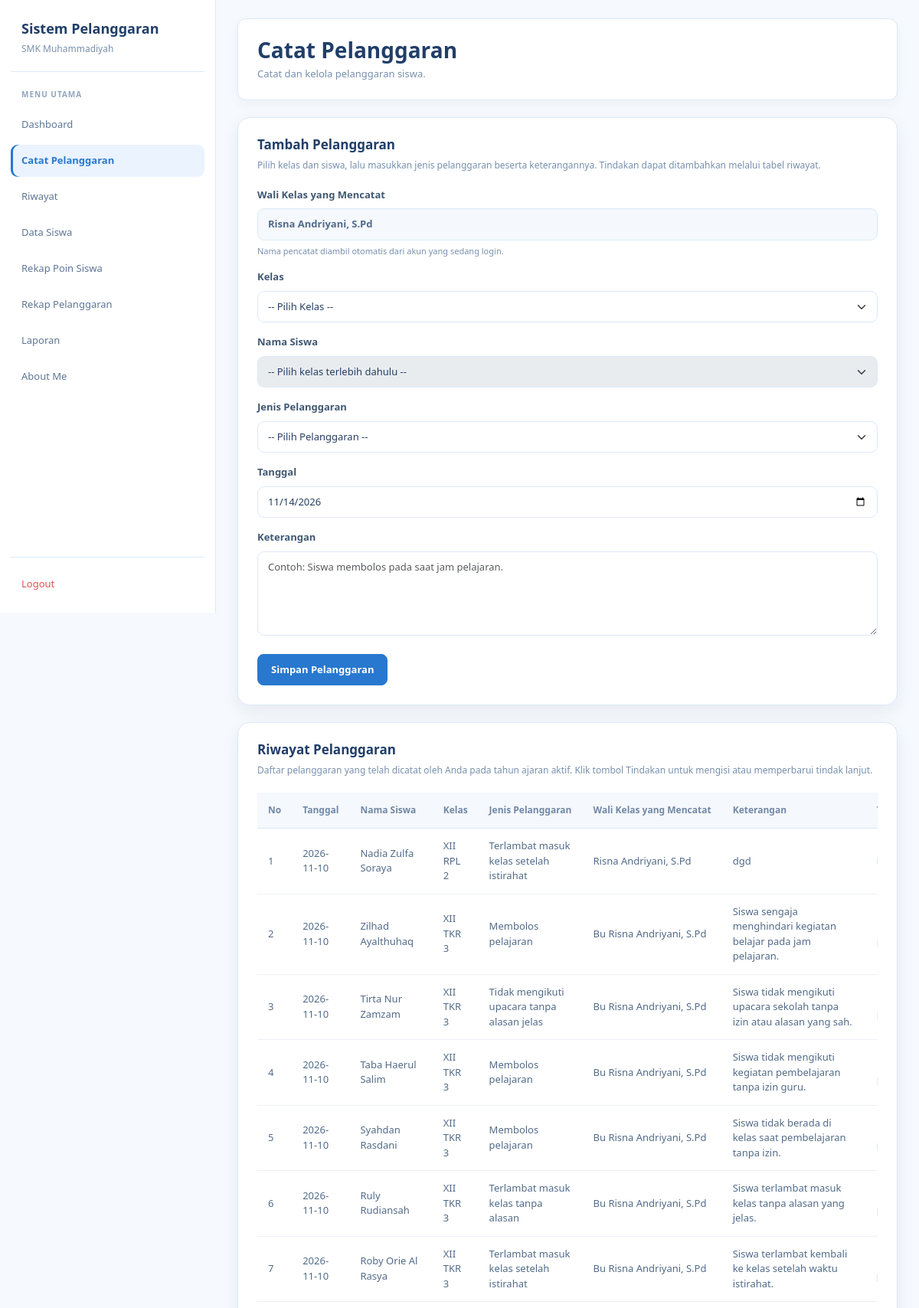
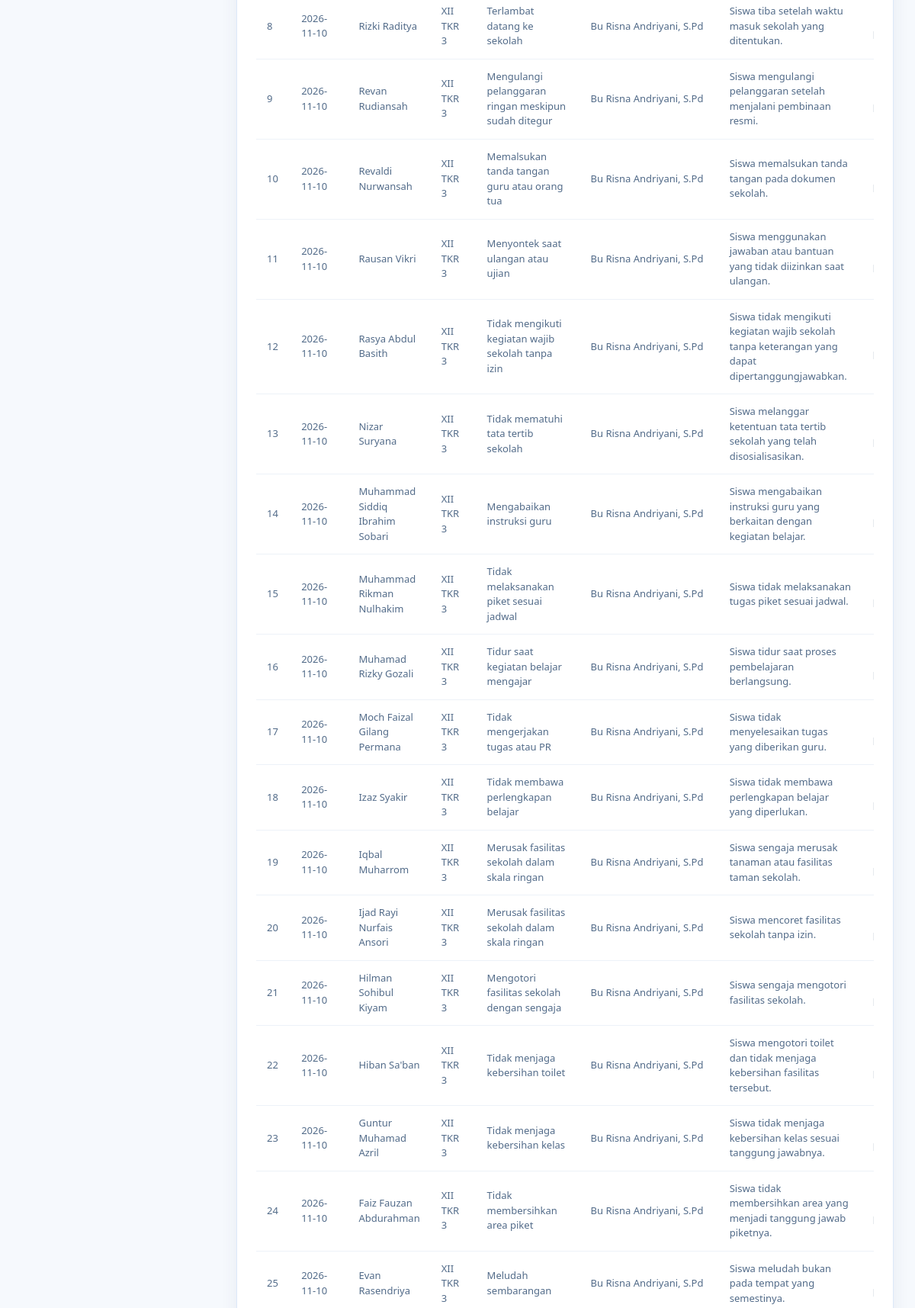
Page /walikelas/catat_pelanggaran.php (signed in, upper part) on the committed database (2 pictures, top to bottom).
### tables this page shows
CREATE TABLE `t_guru` (
  `id` int(11) NOT NULL,
  `nip` varchar(30) NOT NULL,
  `nama` varchar(150) NOT NULL,
  `email` varchar(150) NOT NULL,
  `status_aktif` tinyint(1) NOT NULL,
  `user_id` int(11) DEFAULT NULL,
  `created_at` timestamp NULL DEFAULT current_timestamp(),
  `updated_at` timestamp NULL DEFAULT current_timestamp()
);

CREATE TABLE `t_tahun_ajaran` (
  `id` int(11) NOT NULL,
  `nama` varchar(20) NOT NULL,
  `tanggal_mulai` date DEFAULT NULL,
  `tanggal_selesai` date DEFAULT NULL,
  `status_aktif` tinyint(1) DEFAULT NULL,
  `created_at` timestamp NULL DEFAULT current_timestamp(),
  `update_at` timestamp NULL DEFAULT current_timestamp()
);

CREATE TABLE `t_pelanggaran_siswa` (
  `id` int(11) NOT NULL,
  `tahun_ajaran_id` int(11) NOT NULL,
  `siswa_id` int(11) NOT NULL,
  `nama_siswa` varchar(150) NOT NULL,
  `pelanggaran_id` int(11) NOT NULL,
  `nama_pelanggaran` varchar(150) NOT NULL,
  `pelanggaran_kategori_id` int(11) NOT NULL,
  `guru_id` int(11) NOT NULL,
  `nama_guru` varchar(150) NOT NULL,
  `tanggal` date NOT NULL,
  `keterangan` text NOT NULL,
  `poin` int(11) NOT NULL,
  `tindakan` text NOT NULL,
  `status` varchar(30) NOT NULL,
  `created_at` timestamp NOT NULL DEFAULT current_timestamp(),
  `updated_at` timestamp NOT NULL DEFAULT current_timestamp(),
  `kelas_id` int(11) NOT NULL,
  `nama_kelas` varchar(100) NOT NULL
);

CREATE TABLE `t_kelas` (
  `id` int(11) NOT NULL,
  `nama` varchar(100) NOT NULL,
  `tingkat` varchar(20) NOT NULL,
  `jurusan` varchar(100) NOT NULL,
  `status_aktif` tinyint(1) DEFAULT NULL,
  `created_at` timestamp NULL DEFAULT current_timestamp(),
  `update_at` timestamp NULL DEFAULT current_timestamp()
);

### walikelas/catat_pelanggaran.php (the view, shortened to what this page needs)
<?php
include __DIR__ . "/../config/koneksi.php";
$user_id = (int)($_SESSION['user_id'] ?? 0);
$nama_login = $_SESSION['nama'] ?? 'Wali Kelas';
function e($value): string
{
    return htmlspecialchars((string)($value ?? ''), ENT_QUOTES, 'UTF-8');
}
function labelKelas($nama, $tingkat, $jurusan): string
{
    $nama = trim((string)$nama);
    $tingkat = trim((string)$tingkat);
    $jurusan = trim((string)$jurusan);
    if (
        $nama !== '' &&
        stripos($nama, $tingkat) !== false &&
        stripos($nama, $jurusan) !== false
    ) {
        return $nama;
    }
    return trim("$tingkat $jurusan $nama");
}
$data_guru = null;
if ($user_id > 0) {
    $stmt = mysqli_prepare(
        $koneksi,
        "SELECT id, nama
         FROM t_guru
         WHERE user_id = ?
         LIMIT 1"
    );
    if ($stmt) {
        mysqli_stmt_bind_param($stmt, "i", $user_id);
        mysqli_stmt_execute($stmt);
        $data_guru = mysqli_fetch_assoc(mysqli_stmt_get_result($stmt));
    }
}
$guru_id = (int)($data_guru['id'] ?? 0);
$nama_guru = $data_guru['nama'] ?? $nama_login;
$query_tahun = mysqli_query(
    $koneksi,
    "SELECT id
     FROM t_tahun_ajaran
     WHERE status_aktif = 1
     ORDER BY id DESC
     LIMIT 1"
);
$data_tahun = $query_tahun
    ? mysqli_fetch_assoc($query_tahun)
    : null;
$tahun_ajaran_id = (int)($data_tahun['id'] ?? 0);
$daftar_kelas = [];
if ($tahun_ajaran_id > 0) {
    $query_kelas = mysqli_query(
        $koneksi,
        "SELECT id, nama, tingkat, jurusan
         FROM t_kelas
         WHERE status_aktif = 1
         ORDER BY
            FIELD(tingkat, 'X', 'XI', 'XII'),
            jurusan ASC,
            nama ASC"
    );
    if ($query_kelas) {
        while ($row = mysqli_fetch_assoc($query_kelas)) {
            $daftar_kelas[] = $row;
        }
    }
}
$daftar_siswa = [];
if ($tahun_ajaran_id > 0) {
    $stmt = mysqli_prepare(
        $koneksi,
        "SELECT DISTINCT
            s.id,
            s.nis,
            s.nama,
            ks.kelas_id
         FROM t_siswa s
         INNER JOIN t_kelas_siswa ks
            ON ks.siswa_id = s.id
         INNER JOIN t_kelas k
            ON k.id = ks.kelas_id
         WHERE ks.tahun_ajaran_id = ?
           AND ks.status_aktif = 1
           AND ks.tanggal_mulai <= CURDATE()
           AND (
                ks.tanggal_selesai IS NULL
                OR ks.tanggal_selesai >= CURDATE()
           )
           AND s.status_aktif = 1
           AND k.status_aktif = 1
         ORDER BY s.nama ASC, ks.kelas_id ASC"
    );
    if ($stmt) {
        mysqli_stmt_bind_param($stmt, "i", $tahun_ajaran_id);
        mysqli_stmt_execute($stmt);
        $result = mysqli_stmt_get_result($stmt);
        while ($row = mysqli_fetch_assoc($result)) {
            $daftar_siswa[] = $row;
        }
    }
}
$daftar_riwayat = [];
if ($guru_id > 0 && $tahun_ajaran_id > 0) {
    $stmt = mysqli_prepare(
        $koneksi,
        "SELECT
            ps.*,
            k.nama AS nama_kelas_asli,
            k.tingkat,
            k.jurusan
         FROM t_pelanggaran_siswa ps
         LEFT JOIN t_kelas k
            ON k.id = ps.kelas_id
         WHERE ps.guru_id = ?
           AND ps.tahun_ajaran_id = ?
         ORDER BY ps.id DESC"
    );
    if ($stmt) {
        mysqli_stmt_bind_param(
            $stmt,
            "ii",
            $guru_id,
            $tahun_ajaran_id
        );
        mysqli_stmt_execute($stmt);
        $result = mysqli_stmt_get_result($stmt);
        while ($row = mysqli_fetch_assoc($result)) {
            $daftar_riwayat[] = $row;
        }
    }
}
?>
<!DOCTYPE html>
<html lang="id">
<head>
    <link href="https://cdn.jsdelivr.net/npm/bootstrap@5.3.8/dist/css/bootstrap.min.css" rel="stylesheet">
    <link href="https://cdn.datatables.net/2.3.4/css/dataTables.bootstrap5.min.css" rel="stylesheet">
</head>
<body>
<aside class="sidebar">
    <div class="brand">
        <div class="brand-title">Sistem Pelanggaran</div>
        <div class="brand-subtitle">SMK Muhammadiyah</div>
    </div>
    <div class="menu-title">Menu Utama</div>
    <nav class="menu">
        <a href="../dashboard.php" class="menu-link">
            Dashboard
        </a>
        <a href="catat_pelanggaran.php"
           class="menu-link active"
           aria-current="page">
            Catat Pelanggaran
        </a>
        <a href="riwayat.php" class="menu-link">
            Riwayat
        </a>
        <a href="data_siswa.php" class="menu-link">
            Data Siswa
        </a>
        <a href="rekap_poin.php" class="menu-link">
            Rekap Poin Siswa
        </a>
        <a href="rekap_pelanggaran.php" class="menu-link">
            Rekap Pelanggaran
        </a>
        <a href="cetak_rekap.php" class="menu-link">
            Laporan
        </a>
        <a href="../about.php" class="menu-link">
            About Me
        </a>
    </nav>
    <div class="logout">
        <a href="../logout.php" class="menu-link">
            Logout
        </a>
    </div>
</aside>
<main class="main">
    <div class="page-head">
        <h3>Catat Pelanggaran</h3>
        <p>Catat dan kelola pelanggaran siswa.</p>
    </div>
    <section class="panel">
        <div class="panel-header">
            <h4>Tambah Pelanggaran</h4>
            <p>
                Pilih kelas dan siswa, lalu masukkan jenis pelanggaran beserta keterangannya.
                Tindakan dapat ditambahkan melalui tabel riwayat.
            </p>
        </div>
        <form method="POST" action="catat_pelanggaran.php">
            <div class="mb-3">
                <label for="nama_guru" class="form-label">
                    Wali Kelas yang Mencatat
                </label>
                <input
                    type="text"
                    id="nama_guru"
                    class="form-control"
                    value="<?= e($nama_guru) ?>"
                    readonly
                >
                <div class="form-text">
                    Nama pencatat diambil otomatis dari akun yang sedang login.
                </div>
            </div>
            <div class="mb-3">
                <label for="kelas_id" class="form-label">Kelas</label>
                <select
                    id="kelas_id"
                    name="kelas_id"
                    class="form-select"
                    required
                    <?= (
                        count($daftar_kelas) === 0 ||
                        $guru_id <= 0 ||
                        $tahun_ajaran_id <= 0
                    ) ? 'disabled' : '' ?>
                >
                    <option value="">-- Pilih Kelas --</option>
                </select>
            </div>
            <div class="mb-3">
                <label for="siswa_id" class="form-label">Nama Siswa</label>
                <select
                    id="siswa_id"
                    name="siswa_id"
                    class="form-select"
                    required
                    disabled
                >
                    <option value="">-- Pilih kelas terlebih dahulu --</option>
                </select>
            </div>
            <div class="mb-3">
                <label for="pelanggaran_id" class="form-label">
                    Jenis Pelanggaran
                </label>
                <select
                    id="pelanggaran_id"
                    name="pelanggaran_id"
                    class="form-select"
                    required
                >
                    <option value="">-- Pilih Pelanggaran --</option>
                </select>
            </div>
            <div class="mb-3">
                <label for="tanggal" class="form-label">Tanggal</label>
                <input
                    type="date"
                    id="tanggal"
                    name="tanggal"
                    class="form-control"
                    value="<?= e($_POST['tanggal'] ?? date('Y-m-d')) ?>"
                    required
                >
            </div>
            <div class="mb-4">
                <label for="keterangan" class="form-label">Keterangan</label>
                <textarea
                    id="keterangan"
                    name="keterangan"
                    class="form-control"
                    rows="4"
                    placeholder="Contoh: Siswa membolos pada saat jam pelajaran."
                    required
                ><?= e($_POST['keterangan'] ?? '') ?></textarea>
            </div>
            <button
                type="submit"
                name="simpan"
                class="btn btn-primary"
                <?= (
                    count($daftar_kelas) === 0 ||
                    count($daftar_siswa) === 0 ||
                    $guru_id <= 0 ||
                    $tahun_ajaran_id <= 0
                ) ? 'disabled' : '' ?>
            >
                Simpan Pelanggaran
            </button>
        </form>
    </section>
    <section class="panel" id="riwayat">
        <div class="panel-header">
            <h4>Riwayat Pelanggaran</h4>
            <p>
                Daftar pelanggaran yang telah dicatat oleh Anda pada tahun ajaran aktif.
                Klik tombol Tindakan untuk mengisi atau memperbarui tindak lanjut.
            </p>
        </div>
        <?php if (count($daftar_riwayat) > 0): ?>
            <div class="table-responsive">
                <table
                    id="tabelRiwayat"
                    class="table table-hover align-middle w-100"
                >
                    <thead>
                        <tr>
                            <th>No</th>
                            <th>Tanggal</th>
                            <th>Nama Siswa</th>
                            <th>Kelas</th>
                            <th>Jenis Pelanggaran</th>
                            <th>Wali Kelas yang Mencatat</th>
                            <th>Keterangan</th>
                            <th>Tindakan</th>
                        </tr>
                    </thead>
                    <tbody>
                        <?php foreach ($daftar_riwayat as $i => $data): ?>
                            <?php
                            $kelas_tampil = $data['nama_kelas'] ?? '-';
                            if (!empty($data['nama_kelas_asli'])) {
                                $kelas_tampil = labelKelas(
                                    $data['nama_kelas_asli'],
                                    $data['tingkat'],
                                    $data['jurusan']
                                );
                            }
                            ?>
                            <tr>
                                <td><?= $i + 1 ?></td>
                                <td><?= e($data['tanggal']) ?></td>
                                <td><?= e($data['nama_siswa']) ?></td>
                                <td><?= e($kelas_tampil) ?></td>
                                <td><?= e($data['nama_pelanggaran']) ?></td>
                                <td><?= e($data['nama_guru'] ?? '-') ?></td>
                                <td>
                                    <div class="keterangan">
                                        <?= e($data['keterangan']) ?>
                                    </div>
                                </td>
                                <td>
                                </td>
                            </tr>
                        <?php endforeach; ?>
                    </tbody>
                </table>
            </div>
        <?php else: ?>
            <div class="empty">
                Belum ada riwayat pelanggaran yang dicatat oleh akun ini pada tahun ajaran aktif.
            </div>
        <?php endif; ?>
    </section>
</main>
</body>
</html>

### rows in the picture
t_guru: nama "Risna Andriyani, S.Pd"
t_pelanggaran_siswa: tanggal "2026-11-10", nama_siswa "Nadia Zulfa Soraya", kelas.nama "XII RPL 2", nama_pelanggaran "Terlambat masuk kelas setelah istirahat", nama_guru "Risna Andriyani, S.Pd", keterangan "dgd"
t_pelanggaran_siswa: tanggal "2026-11-10", nama_siswa "Zilhad Ayalthuhaq", kelas.nama "XII TKR 3", nama_pelanggaran "Membolos pelajaran", nama_guru "Bu Risna Andriyani, S.Pd", keterangan "Siswa sengaja menghindari kegiatan belajar pada jam pelajaran."
t_pelanggaran_siswa: tanggal "2026-11-10", nama_siswa "Tirta Nur Zamzam", kelas.nama "XII TKR 3", nama_pelanggaran "Tidak mengikuti upacara tanpa alasan jelas", nama_guru "Bu Risna Andriyani, S.Pd", keterangan "Siswa tidak mengikuti upacara sekolah tanpa izin atau alasan yang sah."
t_pelanggaran_siswa: tanggal "2026-11-10", nama_siswa "Taba Haerul Salim", kelas.nama "XII TKR 3", nama_pelanggaran "Membolos pelajaran", nama_guru "Bu Risna Andriyani, S.Pd", keterangan "Siswa tidak mengikuti kegiatan pembelajaran tanpa izin guru."
t_pelanggaran_siswa: tanggal "2026-11-10", nama_siswa "Syahdan Rasdani", kelas.nama "XII TKR 3", nama_pelanggaran "Membolos pelajaran", nama_guru "Bu Risna Andriyani, S.Pd", keterangan "Siswa tidak berada di kelas saat pembelajaran tanpa izin."
t_pelanggaran_siswa: tanggal "2026-11-10", nama_siswa "Ruly Rudiansah", kelas.nama "XII TKR 3", nama_pelanggaran "Terlambat masuk kelas tanpa alasan", nama_guru "Bu Risna Andriyani, S.Pd", keterangan "Siswa terlambat masuk kelas tanpa alasan yang jelas."
t_pelanggaran_siswa: tanggal "2026-11-10", nama_siswa "Roby Orie Al Rasya", kelas.nama "XII TKR 3", nama_pelanggaran "Terlambat masuk kelas setelah istirahat", nama_guru "Bu Risna Andriyani, S.Pd", keterangan "Siswa terlambat kembali ke kelas setelah waktu istirahat."
t_pelanggaran_siswa: tanggal "2026-11-10", nama_siswa "Rizki Raditya", kelas.nama "XII TKR 3", nama_pelanggaran "Terlambat datang ke sekolah", nama_guru "Bu Risna Andriyani, S.Pd", keterangan "Siswa tiba setelah waktu masuk sekolah yang ditentukan."
t_pelanggaran_siswa: tanggal "2026-11-10", nama_siswa "Revan Rudiansah", kelas.nama "XII TKR 3", nama_pelanggaran "Mengulangi pelanggaran ringan meskipun sudah ditegur", nama_guru "Bu Risna Andriyani, S.Pd", keterangan "Siswa mengulangi pelanggaran setelah menjalani pembinaan resmi."
t_pelanggaran_siswa: tanggal "2026-11-10", nama_siswa "Revaldi Nurwansah", kelas.nama "XII TKR 3", nama_pelanggaran "Memalsukan tanda tangan guru atau orang tua", nama_guru "Bu Risna Andriyani, S.Pd", keterangan "Siswa memalsukan tanda tangan pada dokumen sekolah."
t_pelanggaran_siswa: tanggal "2026-11-10", nama_siswa "Rausan Vikri", kelas.nama "XII TKR 3", nama_pelanggaran "Menyontek saat ulangan atau ujian", nama_guru "Bu Risna Andriyani, S.Pd", keterangan "Siswa menggunakan jawaban atau bantuan yang tidak diizinkan saat ulangan."
t_pelanggaran_siswa: tanggal "2026-11-10", nama_siswa "Rasya Abdul Basith", kelas.nama "XII TKR 3", nama_pelanggaran "Tidak mengikuti kegiatan wajib sekolah tanpa izin", nama_guru "Bu Risna Andriyani, S.Pd", keterangan "Siswa tidak mengikuti kegiatan wajib sekolah tanpa keterangan yang dapat dipertanggungjawabkan."
t_pelanggaran_siswa: tanggal "2026-11-10", nama_siswa "Nizar Suryana", kelas.nama "XII TKR 3", nama_pelanggaran "Tidak mematuhi tata tertib sekolah", nama_guru "Bu Risna Andriyani, S.Pd", keterangan "Siswa melanggar ketentuan tata tertib sekolah yang telah disosialisasikan."
t_pelanggaran_siswa: tanggal "2026-11-10", nama_siswa "Muhammad Siddiq Ibrahim Sobari", kelas.nama "XII TKR 3", nama_pelanggaran "Mengabaikan instruksi guru", nama_guru "Bu Risna Andriyani, S.Pd", keterangan "Siswa mengabaikan instruksi guru yang berkaitan dengan kegiatan belajar."
t_pelanggaran_siswa: tanggal "2026-11-10", nama_siswa "Muhammad Rikman Nulhakim", kelas.nama "XII TKR 3", nama_pelanggaran "Tidak melaksanakan piket sesuai jadwal", nama_guru "Bu Risna Andriyani, S.Pd", keterangan "Siswa tidak melaksanakan tugas piket sesuai jadwal."
t_pelanggaran_siswa: tanggal "2026-11-10", nama_siswa "Muhamad Rizky Gozali", kelas.nama "XII TKR 3", nama_pelanggaran "Tidur saat kegiatan belajar mengajar", nama_guru "Bu Risna Andriyani, S.Pd", keterangan "Siswa tidur saat proses pembelajaran berlangsung."
t_pelanggaran_siswa: tanggal "2026-11-10", nama_siswa "Moch Faizal Gilang Permana", kelas.nama "XII TKR 3", nama_pelanggaran "Tidak mengerjakan tugas atau PR", nama_guru "Bu Risna Andriyani, S.Pd", keterangan "Siswa tidak menyelesaikan tugas yang diberikan guru."
t_pelanggaran_siswa: tanggal "2026-11-10", nama_siswa "Izaz Syakir", kelas.nama "XII TKR 3", nama_pelanggaran "Tidak membawa perlengkapan belajar", nama_guru "Bu Risna Andriyani, S.Pd", keterangan "Siswa tidak membawa perlengkapan belajar yang diperlukan."
t_pelanggaran_siswa: tanggal "2026-11-10", nama_siswa "Iqbal Muharrom", kelas.nama "XII TKR 3", nama_pelanggaran "Merusak fasilitas sekolah dalam skala ringan", nama_guru "Bu Risna Andriyani, S.Pd", keterangan "Siswa sengaja merusak tanaman atau fasilitas taman sekolah."
t_pelanggaran_siswa: tanggal "2026-11-10", nama_siswa "Ijad Rayi Nurfais Ansori", kelas.nama "XII TKR 3", nama_pelanggaran "Merusak fasilitas sekolah dalam skala ringan", nama_guru "Bu Risna Andriyani, S.Pd", keterangan "Siswa mencoret fasilitas sekolah tanpa izin."
t_pelanggaran_siswa: tanggal "2026-11-10", nama_siswa "Hilman Sohibul Kiyam", kelas.nama "XII TKR 3", nama_pelanggaran "Mengotori fasilitas sekolah dengan sengaja", nama_guru "Bu Risna Andriyani, S.Pd", keterangan "Siswa sengaja mengotori fasilitas sekolah."
t_pelanggaran_siswa: tanggal "2026-11-10", nama_siswa "Hiban Sa'ban", kelas.nama "XII TKR 3", nama_pelanggaran "Tidak menjaga kebersihan toilet", nama_guru "Bu Risna Andriyani, S.Pd", keterangan "Siswa mengotori toilet dan tidak menjaga kebersihan fasilitas tersebut."
t_pelanggaran_siswa: tanggal "2026-11-10", nama_siswa "Guntur Muhamad Azril", kelas.nama "XII TKR 3", nama_pelanggaran "Tidak menjaga kebersihan kelas", nama_guru "Bu Risna Andriyani, S.Pd", keterangan "Siswa tidak menjaga kebersihan kelas sesuai tanggung jawabnya."
t_pelanggaran_siswa: tanggal "2026-11-10", nama_siswa "Faiz Fauzan Abdurahman", kelas.nama "XII TKR 3", nama_pelanggaran "Tidak membersihkan area piket", nama_guru "Bu Risna Andriyani, S.Pd", keterangan "Siswa tidak membersihkan area yang menjadi tanggung jawab piketnya."
t_pelanggaran_siswa: tanggal "2026-11-10", nama_siswa "Evan Rasendriya", kelas.nama "XII TKR 3", nama_pelanggaran "Meludah sembarangan", nama_guru "Bu Risna Andriyani, S.Pd", keterangan "Siswa meludah bukan pada tempat yang semestinya."
